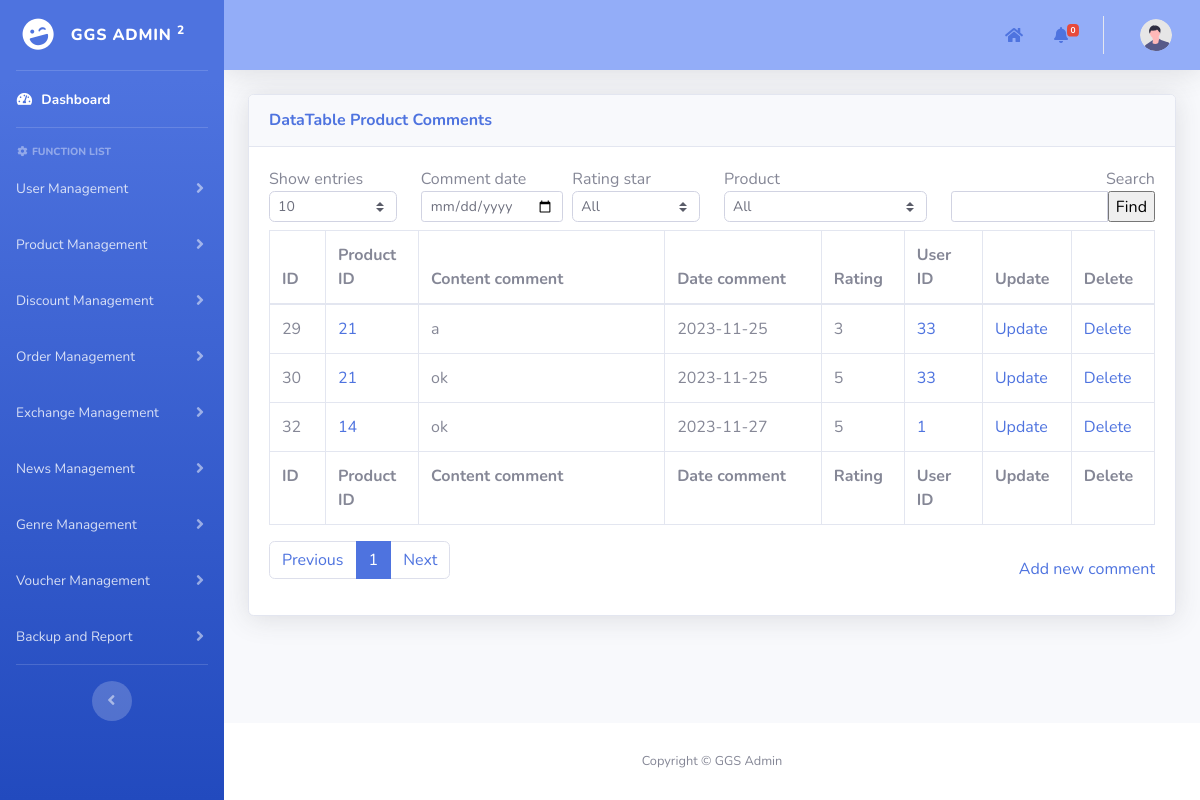
The page /admin/pages/productManagement/product_comments.php on the database as committed earlier.
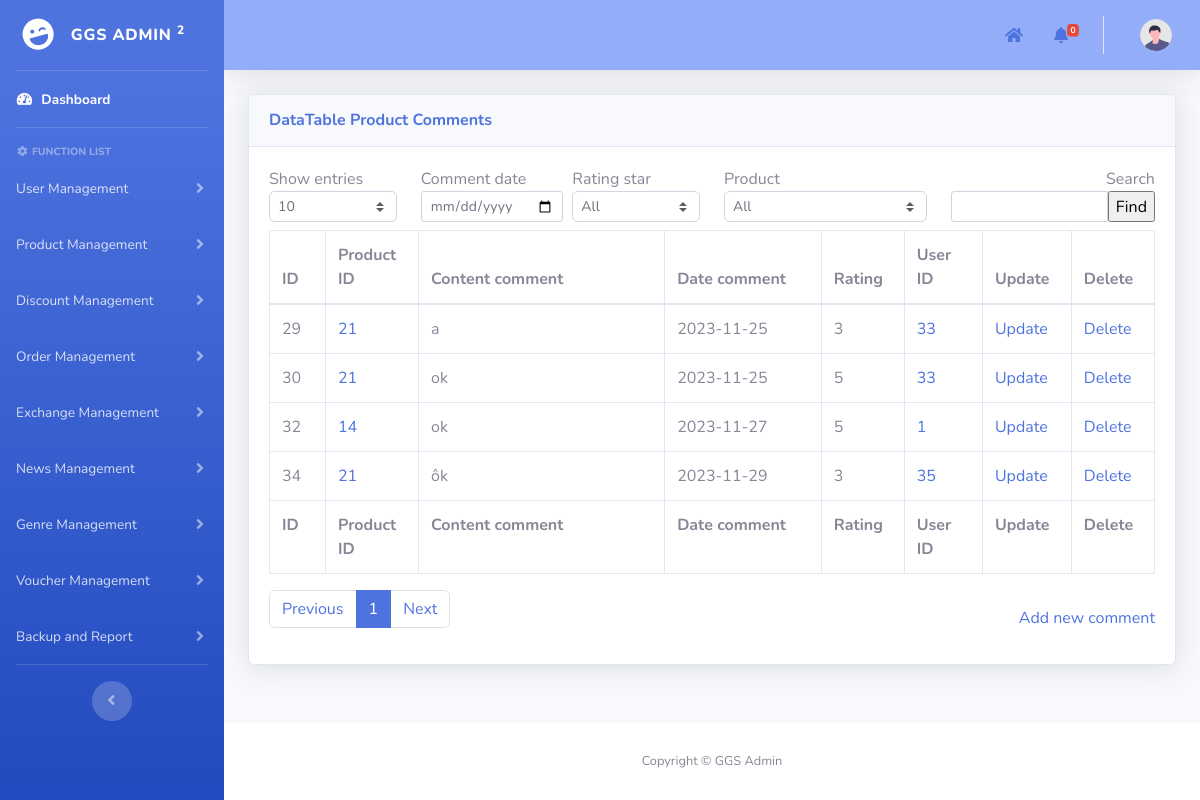
The same page on the database as committed later.
### tables this page shows
CREATE TABLE `product_comments` (
  `id` int(11) NOT NULL AUTO_INCREMENT,
  `comment` text NOT NULL,
  `comment_date` date NOT NULL,
  `rating` enum('1','2','3','4','5') DEFAULT NULL,
  `product_id` int(11) NOT NULL,
  `user_id` int(11) NOT NULL,
  PRIMARY KEY (`id`),
  KEY `fk_product` (`product_id`),
  KEY `fk_user` (`user_id`),
  CONSTRAINT `fk_product` FOREIGN KEY (`product_id`) REFERENCES `products` (`id`) ON DELETE CASCADE ON UPDATE CASCADE,
  CONSTRAINT `fk_user` FOREIGN KEY (`user_id`) REFERENCES `users` (`id`) ON DELETE CASCADE ON UPDATE CASCADE
);

### admin/pages/add_template.php (called while the page is built, shortened)
<?php
include("../template/template.php");
?>

### admin/pages/productManagement/product_comments.php (the view, shortened to what the changed rows need)
<?php
include("../add_template.php");
function main()
{
    include("../../../mod/database_connection.php");
    $search = isset($_POST["search"]) ? $_POST["search"] : "";
    $show_entries = isset($_POST["show_entries"]) ? $_POST["show_entries"] : 10;
    if (isset($_GET['page'])) {
        $page = $_GET['page'];
    } else {
        $page = 1;
    }
    if ($page == 1) {
        $begin = 0;
    } else {
        $begin = ($page * $show_entries) - $show_entries;
    }
    $query = "SELECT pc.*,p.product_name FROM product_comments pc, products p WHERE p.id = pc.id
     AND p.product_name LIKE ? ";
    $params = array("%" . $search . "%");
    $stmt = $conn->prepare($query);
    $stmt->bind_param(str_repeat("s", count($params)), ...$params);
    if (!$stmt->execute()) {
        die("Execute failed: " . $stmt->error);
    }
    $result = $stmt->get_result();
    $total_num_rows = $result->num_rows;
    $total_page = ceil($total_num_rows / $show_entries);
    $query .= "LIMIT ?, ?";
    $params[] = $begin;
    $params[] = $show_entries;
    $stmt = $conn->prepare($query);
    $stmt->bind_param(str_repeat("s", count($params)), ...$params);
    if (!$stmt->execute()) {
        die("Execute failed: " . $stmt->error);
    }
    $result = $stmt->get_result();
    ?>
    <div class="container-fluid">
        <form method="post" name="frmDataDiscount">
            <div class="card shadow mb-4">
                <div class="card-body">
                    <div class="table-responsive">
                        <div id="dataTable_wrapper" class="dataTables_wrapper dt-bootstrap4">
                            <div id="table_data_return">
                                <div class="row">
                                    <div class="col-sm-12">
                                        <table class="table table-bordered dataTable" id="dataTable" width="100%"
                                            cellspacing="0" role="grid" aria-describedby="dataTable_info"
                                            style="width: 100%;">
                                            <thead>
                                                <tr role="row">
                                                    <th class="sorting sorting_asc" tabindex="0" aria-controls="dataTable"
                                                        rowspan="1" colspan="1" aria-sort="ascending"
                                                        aria-label="ID: activate to sort column descending"
                                                        style="width: 50px;">
                                                        ID
                                                    </th>
                                                    <th class="sorting" tabindex="0" aria-controls="dataTable" rowspan="1"
                                                        colspan="1"
                                                        aria-label="Order date: activate to sort column ascending"
                                                        style="width: 70px;">
                                                        Product ID</th>
                                                    <th class="sorting" tabindex="0" aria-controls="dataTable" rowspan="1"
                                                        colspan="1" aria-label="Customer: activate to sort column ascending"
                                                        style="width: 220px;">
                                                        Content comment
                                                    </th>
                                                    <th class="sorting" tabindex="0" aria-controls="dataTable" rowspan="1"
                                                        colspan="1"
                                                        aria-label="Total amount: activate to sort column ascending"
                                                        style="width: 140px;">
                                                        Date comment
                                                    </th>
                                                    <th class="sorting" tabindex="0" aria-controls="dataTable" rowspan="1"
                                                        colspan="1" aria-label="Status: activate to sort column ascending"
                                                        style="width: 70px;">
                                                        Rating</th>
                                                    <th class="sorting" tabindex="0" aria-controls="dataTable" rowspan="1"
                                                        colspan="1" aria-label="Status: activate to sort column ascending"
                                                        style="width: 70px;">
                                                        User ID</th>
                                                    <th class="sorting" tabindex="0" aria-controls="dataTable" rowspan="1"
                                                        colspan="1" aria-label="Age: activate to sort column ascending"
                                                        style="width: 70px;">Update
                                                    </th>
                                                    <th class="sorting" tabindex="0" aria-controls="dataTable" rowspan="1"
                                                        colspan="1" aria-label="Age: activate to sort column ascending"
                                                        style="width: 70px;">Delete
                                                    </th>
                                                </tr>
                                            </thead>
                                            <tfoot>
                                                <tr>
                                                    <th rowspan="1" colspan="1">ID</th>
                                                    <th rowspan="1" colspan="1">Product ID</th>
                                                    <th rowspan="1" colspan="1">Content comment</th>
                                                    <th rowspan="1" colspan="1">Date comment</th>
                                                    <th rowspan="1" colspan="1">Rating</th>
                                                    <th rowspan="1" colspan="1">User ID</th>
                                                    <th rowspan="1" colspan="1">Update</th>
                                                    <th rowspan="1" colspan="1">Delete</th>
                                                </tr>
                                            </tfoot>
                                            <tbody>
                                                <?php
                                                if ($result->num_rows > 0) {
                                                    while ($row = $result->fetch_assoc()) { ?>
                                                        <tr>
                                                            <td>
                                                                <?php echo $row['id']; ?>
                                                            </td>
                                                            <td>
                                                                <a href="./products_management.php?id=<?= $row['product_id']; ?>">
                                                                    <?= $row['product_id']; ?>
                                                                </a>
                                                            </td>
                                                            <td>
                                                                <?php echo $row['comment']; ?>
                                                            </td>
                                                            <td>
                                                                <?php echo $row['comment_date']; ?>
                                                            </td>
                                                            <td>
                                                                <?php echo $row['rating']; ?>
                                                            </td>
                                                            <td>
                                                                <a href="../userMangement/users_management.php?id=<?= $row['user_id']; ?>">
                                                                    <?= $row['user_id']; ?>
                                                                </a>
                                                            </td>
                                                            <td><a href="update_product_comment.php?id=<?php echo $row['id']; ?>">Update</a>
                                                            </td>
                                                            <td><a
                                                                    href="javascript:deleteItem(<?php echo $row['id']; ?>)">Delete</a>
                                                            </td>
                                                        </tr>
                                                        <?php
                                                    }
                                                } else {
                                                    echo '<td style="border: none;">No results found.</td>';
                                                }
                                                ?>
                                            </tbody>
                                        </table>
                                    </div>
                                </div>
                                <div class="row">
                                    <div class="col-sm-12 col-md-6">
                                        <div class="dataTables_paginate paging_simple_numbers" id="dataTable_paginate">
                                            <ul class="pagination">
                                                <?php
                                                for ($i = 1; $i <= $total_page; $i++) { ?>
                                                    <li class="paginate_button page-item <?= ($i == $page) ? 'active' : '' ?>">
                                                        <a href="javascript:a('product_comments.php?page=<?= $i; ?>')"
                                                            aria-controls="dataTable" data-dt-idx="<?= $i; ?>" tabindex="0"
                                                            class="page-link">
                                                            <?= $i; ?>
                                                        </a>
                                                    </li>
                                                <?php }
                                                ?>
                                            </ul>
                                        </div>
                                    </div>
                                </div>
                            </div>
                        </div>
                    </div>
                </div>
            </div>
        </form>
    </div>
<?php }
?>

Rows that differ between the two databases and show on the page:
added product_comments: id "34", product "21", comment "ôk", comment_date "2023-11-29", rating "3", user "35"
